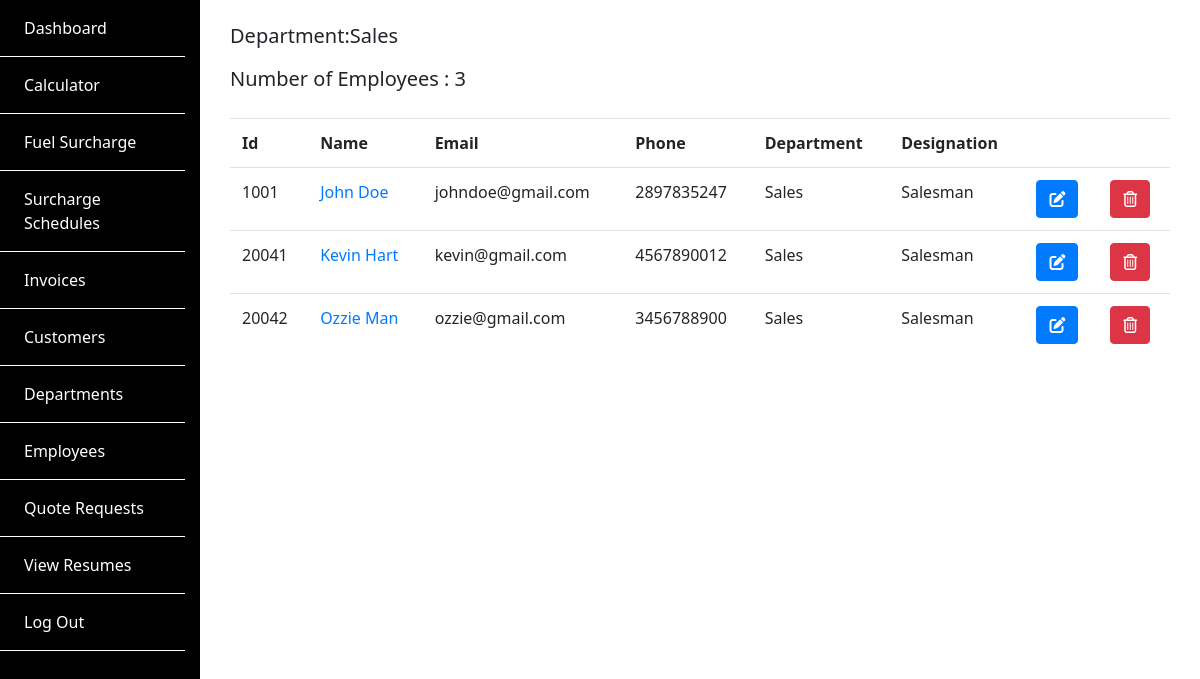
Page /departments/1/ (signed in) on the committed database.
### SiteApp/models.py (models this page shows, shortened)
class Department(models.Model):
    name = models.CharField(max_length=50)
    def __str__(self):
        return self.name

class Employee(models.Model):
    employee_id = models.IntegerField()
    first_name = models.CharField(max_length=50)
    last_name = models.CharField(max_length=50)
    email = models.EmailField()
    cell_number = models.BigIntegerField()
    address = models.CharField(max_length=200)
    department = models.ForeignKey(
        Department, on_delete=models.CASCADE, related_name="employees")
    designation = models.CharField(max_length=50)
    salary = models.IntegerField()
    date_of_join = models.DateField()
    def get_absolute_url(self):
        return reverse('view_employee', args=[self.employee_id])

### SiteApp/views.py (the view)
# urls.py: path('departments/<int:id>/', views.ViewDepartment, name="view_department"),
@login_required
def ViewDepartment(request, id):
    department = Department.objects.get(id=id)
    employees = Employee.objects.filter(department= department)
    num_employees = len(employees)
    return render(request, 'SiteApp/view_department.html', {'department': department,'employees':employees,'num_employees':num_employees})

### SiteApp/templates/SiteApp/view_department.html
{% extends "backend_base.html" %}
{% block content %}
<div class="container py-4">
	<h4 class="lead mb-3">Department:{{ department.name }}</h4>
    <p class="lead">Number of Employees : {{num_employees}}</p>
    <div class="article mt-4">
        <table class="table">
            <tr>
                <th>Id</th>
                <th>Name</th>
                <th>Email</th>
                <th>Phone</th>
                <th>Department</th>
                <th>Designation</th>
                <th></th>
                <th></th>
            </tr>
            {% for employee in employees %}
            <tr>
                <td><span>{{employee.employee_id}}</span></td>
                <td>
                    <a href="{{employee.get_absolute_url }}">{{employee.first_name}} {{employee.last_name}}</a>
                </td>
                <td><span>{{employee.email}}</span></td>
                <td><span>{{employee.cell_number}}</span></td>
                <td><span>{{employee.department}}</span></td>
                <td><span>{{employee.designation}}</span></td>
                <td>
                    <a href="{% url 'edit_employee' id=employee.employee_id%}" class="btn btn-primary"><span><i
                                class="fas fa-edit"></i></span></a>
                </td>
                <td>
                    <a href="{% url 'delete_employee' id=employee.employee_id %}" class="btn btn-danger"><span><i
                                class="far fa-trash-alt"></i></span></a></a>
                </td>
            </tr>
            {% endfor %}
        </table>
    </div>
</div>
{% endblock %}

### SiteApp/static/SiteApp/css/style.css (style rules this page uses)
* { font-family: "Noto Sans", sans-serif; transition: all ease-in 0.2s; }
html, body { height: 100%; min-height: 100%; }

### rows in the picture
Department: name "Sales"
Employee: employee_id "1001", first_name "John", last_name "Doe", email "johndoe@gmail.com", cell_number "2897835247", department "Sales", designation "Salesman"
Employee: employee_id "20041", first_name "Kevin", last_name "Hart", email "kevin@gmail.com", cell_number "4567890012", department "Sales", designation "Salesman"
Employee: employee_id "20042", first_name "Ozzie", last_name "Man", email "ozzie@gmail.com", cell_number "3456788900", department "Sales", designation "Salesman"

### other values in the picture
{{ num_employees }} "3"
